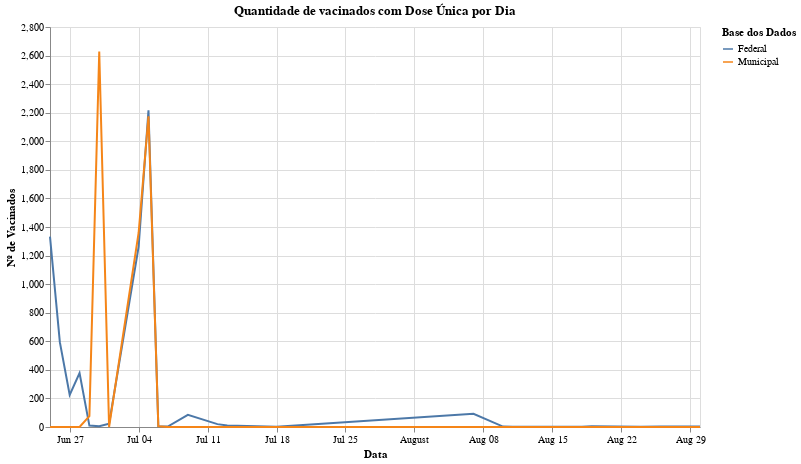

Notebook cell for this chart:
### Markdown cell above
### Aplicações da Dose Única por Dia

### Code cell
criar_mark_line(vacinadosDoseUnicaPorDia, 'Quantidade de vacinados com Dose Única por Dia', False)

### Figure 1 — Vega-Lite specification as saved in the notebook (floating-point values rounded to 4 significant figures)
{"config": {"view": {"continuousWidth": 400, "continuousHeight": 300}}, "data": {"name": "data-974122a95cce807f270ff520375ff85a"}, "mark": {"type": "line", "point": false}, "encoding": {"color": {"type": "nominal", "field": "fonte_dados", "title": "Base dos Dados"}, "x": {"type": "temporal", "field": "data", "title": "Data"}, "y": {"type": "quantitative", "field": "aplic_por_dia", "title": "Nº de Vacinados"}}, "height": 400, "title": "Quantidade de vacinados com Dose Única por Dia", "width": 650, "$schema": "https://vega.github.io/schema/vega-lite/v4.8.1.json", "datasets": {"data-974122a95cce807f270ff520375ff85a": [{"data": "2021-06-25", "fonte_dados": "Federal", "aplic_por_dia": 1333.0}, {"data": "2021-06-26", "fonte_dados": "Federal", "aplic_por_dia": 594.0}, {"data": "2021-06-27", "fonte_dados": "Federal", "aplic_por_dia": 225.0}, {"data": "2021-06-28", "fonte_dados": "Federal", "aplic_por_dia": 378.0}, {"data": "2021-06-29", "fonte_dados": "Federal", "aplic_por_dia": 10.0}, {"data": "2021-06-30", "fonte_dados": "Federal", "aplic_por_dia": 6.0}, {"data": "2021-07-01", "fonte_dados": "Federal", "aplic_por_dia": 23.0}, {"data": "2021-07-04", "fonte_dados": "Federal", "aplic_por_dia": 1262.0}, {"data": "2021-07-05", "fonte_dados": "Federal", "aplic_por_dia": 2217.0}, {"data": "2021-07-06", "fonte_dados": "Federal", "aplic_por_dia": 3.0}, {"data": "2021-07-07", "fonte_dados": "Federal", "aplic_por_dia": 5.0}, {"data": "2021-07-09", "fonte_dados": "Federal", "aplic_por_dia": 85.0}, {"data": "2021-07-12", "fonte_dados": "Federal", "aplic_por_dia": 20.0}, {"data": "2021-07-13", "fonte_dados": "Federal", "aplic_por_dia": 11.0}, {"data": "2021-07-18", "fonte_dados": "Federal", "aplic_por_dia": 1.0}, {"data": "2021-08-07", "fonte_dados": "Federal", "aplic_por_dia": 93.0}, {"data": "2021-08-10", "fonte_dados": "Federal", "aplic_por_dia": 3.0}, {"data": "2021-08-11", "fonte_dados": "Federal", "aplic_por_dia": 1.0}, {"data": "2021-08-18", "fonte_dados": "Federal", "aplic_por_dia": 1.0}, {"data": "2021-08-19", "fonte_dados": "Federal", "aplic_por_dia": 5.0}, {"data": "2021-08-24", "fonte_dados": "Federal", "aplic_por_dia": 1.0}, {"data": "2021-08-26", "fonte_dados": "Federal", "aplic_por_dia": 4.0}, {"data": "2021-08-30", "fonte_dados": "Federal", "aplic_por_dia": 4.0}, {"data": "2021-06-25", "fonte_dados": "Municipal", "aplic_por_dia": 0.0}, {"data": "2021-06-26", "fonte_dados": "Municipal", "aplic_por_dia": 0.0}, {"data": "2021-06-27", "fonte_dados": "Municipal", "aplic_por_dia": 0.0}, {"data": "2021-06-28", "fonte_dados": "Municipal", "aplic_por_dia": 0.0}, {"data": "2021-06-29", "fonte_dados": "Municipal", "aplic_por_dia": 76.0}, {"data": "2021-06-30", "fonte_dados": "Municipal", "aplic_por_dia": 2629.0}, {"data": "2021-07-01", "fonte_dados": "Municipal", "aplic_por_dia": 0.0}, {"data": "2021-07-04", "fonte_dados": "Municipal", "aplic_por_dia": 1360.0}, {"data": "2021-07-05", "fonte_dados": "Municipal", "aplic_por_dia": 2175.0}, {"data": "2021-07-06", "fonte_dados": "Municipal", "aplic_por_dia": 5.0}, {"data": "2021-07-07", "fonte_dados": "Municipal", "aplic_por_dia": 0.0}, {"data": "2021-07-09", "fonte_dados": "Municipal", "aplic_por_dia": 0.0}, {"data": "2021-07-12", "fonte_dados": "Municipal", "aplic_por_dia": 0.0}, {"data": "2021-07-13", "fonte_dados": "Municipal", "aplic_por_dia": 0.0}, {"data": "2021-07-18", "fonte_dados": "Municipal", "aplic_por_dia": 0.0}, {"data": "2021-08-07", "fonte_dados": "Municipal", "aplic_por_dia": 0.0}, {"data": "2021-08-10", "fonte_dados": "Municipal", "aplic_por_dia": 0.0}, {"data": "2021-08-11", "fonte_dados": "Municipal", "aplic_por_dia": 0.0}, {"data": "2021-08-18", "fonte_dados": "Municipal", "aplic_por_dia": 0.0}, {"data": "2021-08-19", "fonte_dados": "Municipal", "aplic_por_dia": 0.0}, {"data": "2021-08-24", "fonte_dados": "Municipal", "aplic_por_dia": 0.0}, {"data": "2021-08-26", "fonte_dados": "Municipal", "aplic_por_dia": 0.0}, {"data": "2021-08-30", "fonte_dados": "Municipal", "aplic_por_dia": 0.0}]}}
